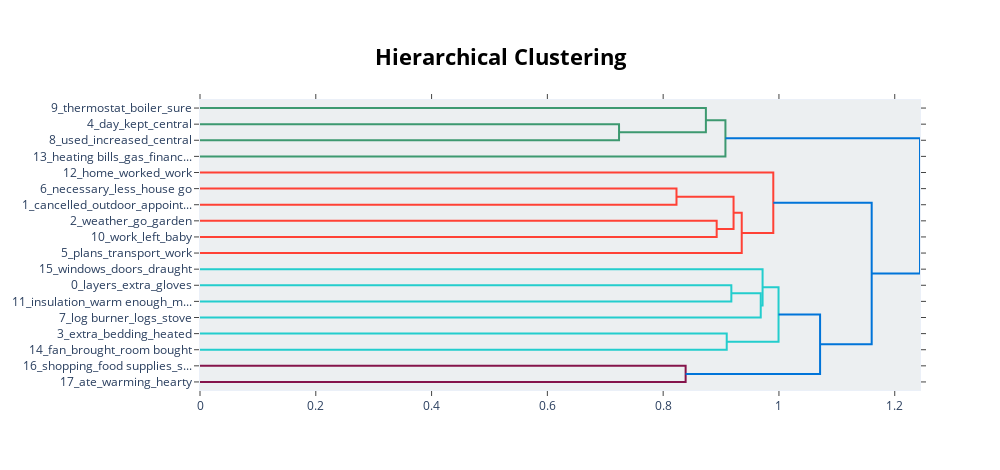

Notebook code cell kept with this figure:
### Code cell
fig2 = BERT_model.visualize_hierarchy()
fig2

### Figure 1 — Plotly figure (JSON) as saved in the notebook; plotly's stock layout.template omitted (floating-point values rounded to 4 significant figures)
{"data": [{"hoverinfo": "text", "marker": {"color": "rgb(61,153,112)"}, "mode": "lines", "type": "scatter", "x": [0, 0.7238, 0.7238, 0], "xaxis": "x", "y": [-15, -15, -25, -25], "yaxis": "y"}, {"hoverinfo": "text", "marker": {"color": "rgb(61,153,112)"}, "mode": "lines", "type": "scatter", "x": [0, 0.8738, 0.8738, 0.7238], "xaxis": "x", "y": [-5, -5, -20, -20], "yaxis": "y"}, {"hoverinfo": "text", "marker": {"color": "rgb(61,153,112)"}, "mode": "lines", "type": "scatter", "x": [0.8738, 0.9076, 0.9076, 0], "xaxis": "x", "y": [-12.5, -12.5, -35, -35], "yaxis": "y"}, {"hoverinfo": "text", "marker": {"color": "rgb(255,65,54)"}, "mode": "lines", "type": "scatter", "x": [0, 0.823, 0.823, 0], "xaxis": "x", "y": [-55, -55, -65, -65], "yaxis": "y"}, {"hoverinfo": "text", "marker": {"color": "rgb(255,65,54)"}, "mode": "lines", "type": "scatter", "x": [0, 0.8924, 0.8924, 0], "xaxis": "x", "y": [-75, -75, -85, -85], "yaxis": "y"}, {"hoverinfo": "text", "marker": {"color": "rgb(255,65,54)"}, "mode": "lines", "type": "scatter", "x": [0.823, 0.9216, 0.9216, 0.8924], "xaxis": "x", "y": [-60, -60, -80, -80], "yaxis": "y"}, {"hoverinfo": "text", "marker": {"color": "rgb(255,65,54)"}, "mode": "lines", "type": "scatter", "x": [0.9216, 0.9357, 0.9357, 0], "xaxis": "x", "y": [-70, -70, -95, -95], "yaxis": "y"}, {"hoverinfo": "text", "marker": {"color": "rgb(255,65,54)"}, "mode": "lines", "type": "scatter", "x": [0, 0.9902, 0.9902, 0.9357], "xaxis": "x", "y": [-45, -45, -82.5, -82.5], "yaxis": "y"}, {"hoverinfo": "text", "marker": {"color": "rgb(35,205,205)"}, "mode": "lines", "type": "scatter", "x": [0, 0.9178, 0.9178, 0], "xaxis": "x", "y": [-115, -115, -125, -125], "yaxis": "y"}, {"hoverinfo": "text", "marker": {"color": "rgb(35,205,205)"}, "mode": "lines", "type": "scatter", "x": [0.9178, 0.9686, 0.9686, 0], "xaxis": "x", "y": [-120, -120, -135, -135], "yaxis": "y"}, {"hoverinfo": "text", "marker": {"color": "rgb(35,205,205)"}, "mode": "lines", "type": "scatter", "x": [0, 0.9717, 0.9717, 0.9686], "xaxis": "x", "y": [-105, -105, -127.5, -127.5], "yaxis": "y"}, {"hoverinfo": "text", "marker": {"color": "rgb(35,205,205)"}, "mode": "lines", "type": "scatter", "x": [0, 0.9098, 0.9098, 0], "xaxis": "x", "y": [-145, -145, -155, -155], "yaxis": "y"}, {"hoverinfo": "text", "marker": {"color": "rgb(35,205,205)"}, "mode": "lines", "type": "scatter", "x": [0.9717, 0.9993, 0.9993, 0.9098], "xaxis": "x", "y": [-116.2, -116.2, -150, -150], "yaxis": "y"}, {"hoverinfo": "text", "marker": {"color": "rgb(133,20,75)"}, "mode": "lines", "type": "scatter", "x": [0, 0.8388, 0.8388, 0], "xaxis": "x", "y": [-165, -165, -175, -175], "yaxis": "y"}, {"hoverinfo": "text", "marker": {"color": "rgb(0,116,217)"}, "mode": "lines", "type": "scatter", "x": [0.9993, 1.071, 1.071, 0.8388], "xaxis": "x", "y": [-133.1, -133.1, -170, -170], "yaxis": "y"}, {"hoverinfo": "text", "marker": {"color": "rgb(0,116,217)"}, "mode": "lines", "type": "scatter", "x": [0.9902, 1.16, 1.16, 1.071], "xaxis": "x", "y": [-63.75, -63.75, -151.6, -151.6], "yaxis": "y"}, {"hoverinfo": "text", "marker": {"color": "rgb(0,116,217)"}, "mode": "lines", "type": "scatter", "x": [0.9076, 1.244, 1.244, 1.16], "xaxis": "x", "y": [-23.75, -23.75, -107.7, -107.7], "yaxis": "y"}], "layout": {"autosize": false, "height": 470, "hoverlabel": {"bgcolor": "white", "font": {"family": "Rockwell", "size": 16}}, "hovermode": "closest", "plot_bgcolor": "#ECEFF1", "showlegend": false, "title": {"font": {"color": "Black", "size": 22}, "text": "<b>Hierarchical Clustering</b>", "x": 0.5, "xanchor": "center", "yanchor": "top"}, "width": 1000, "xaxis": {"mirror": "allticks", "rangemode": "tozero", "showgrid": false, "showline": true, "showticklabels": true, "ticks": "outside", "type": "linear", "zeroline": false}, "yaxis": {"mirror": "allticks", "range": [-180, 0], "rangemode": "tozero", "showgrid": false, "showline": true, "showticklabels": true, "tickmode": "array", "ticks": "outside", "ticktext": ["9_thermostat_boiler_sure", "4_day_kept_central", "8_used_increased_central", "13_heating bills_gas_financ...", "12_home_worked_work", "6_necessary_less_house go", "1_cancelled_outdoor_appoint...", "2_weather_go_garden", "10_work_left_baby", "5_plans_transport_work", "15_windows_doors_draught", "0_layers_extra_gloves", "11_insulation_warm enough_m...", "7_log burner_logs_stove", "3_extra_bedding_heated", "14_fan_brought_room bought", "16_shopping_food supplies_s...", "17_ate_warming_hearty"], "tickvals": [-5, -15, -25, -35, -45, -55, -65, -75, -85, -95, -105, -115, -125, -135, -145, -155, -165, -175], "type": "linear", "zeroline": false}}}
